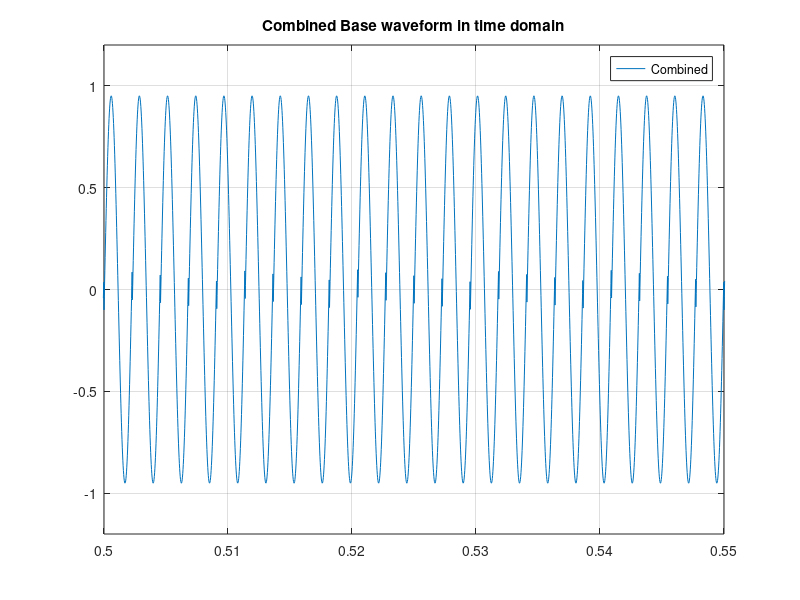
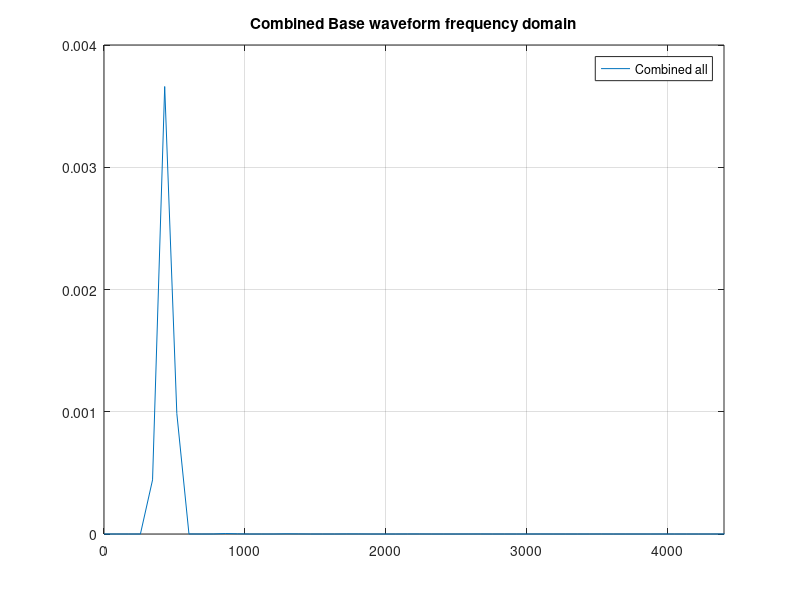

The MATLAB script that drew these images, in order: (Note: this script raises an error after producing the figures.)
%% Basic synthesizer
%
% Basic sythesizer capabilities to reproduce sounds
%
%

clearvars
close all
addpath(genpath('Functions'))

%% Global input definition

fs  = 44100/1;  % [Hz] sampling rate for payback
f0  = 440.0;    % [Hz] fundamental frequency
AmpSine   = 1;    % [-] Wave's base amplitude
AmpSquare = 1;    % [-] Wave's base amplitude
AmpTriangle = 1;    % [-] Wave's base amplitude
AmpSaw   = 1;    % [-] Wave's base amplitude
DurTotal = 2; % [s] total time duration of note 
Tvec = 0:1/fs:DurTotal;  % [s] time vector

% Base waveform is an addition of multiple waves
sine_coeff   = 1; % from 0 to 1 
square_coeff = 0; % from 0 to 1 
triangle_coeff = 0; % from 0 to 1 
sawtooth_coeff = 0.1; % from 0 to 1 

% Envelope settings (linear only for now)
Att_val = 0.1; % [s] attack: time from 0 to max Amplitude (0 means basically no attack phase, going directly to max)
Att_over_val = 1.2; % level of overshoot in the attack phase
Dec_val = 0.6; % [s] decay: time from max Amplitude to nominal amplitude (0 means o decay phase, foing directly to sustain amplitude)
Sus_val = 1.5; % [s] sustain: time the sound is kept to nominal amplitude (100 keeps the set amplitude, 0 means decay finishes directly to silence )
Sus_level = 1;
Rel_val = 1; % [s] release: time from nominal to zero amplitude (0 means instantaneous transition from sustain to silence. If sustain 0 then release is automatically 0)

%% Choose options

%make inputs for combining all the below

%% Waveform definition 

% Suggestions found online: 
%   Lead : Square, Saw
%   Pad : Square, Saw
%   Basses : Triangle, Square, Saw
%   Sub-Bass : Sine, Triangle

% Sine wave
BaseWave.sine.Tdom = AmpSine*sin(2*pi*f0*Tvec);
[BaseWave.sine.Fdom.S,BaseWave.sine.Fdom.f] = pwelch(BaseWave.sine.Tdom ,[],[],[],fs,'onesided');
% sound(BaseWave.sine.Tdom,fs);        
% pause(DurTotal+0.1)

% Square waveform
BaseWave.square.Tdom = AmpSquare*square(2*pi*f0*Tvec);
[BaseWave.square.Fdom.S,BaseWave.square.Fdom.f] = pwelch(BaseWave.square.Tdom ,[],[],[],fs,'onesided');
% sound(BaseWave.square.Tdom,fs);
% pause(DurTotal+0.1)

%Triangle wave from
BaseWave.triangle.Tdom = AmpTriangle*sawtooth(2*pi*f0*Tvec,0.5);
[BaseWave.triangle.Fdom.S,BaseWave.triangle.Fdom.f] = pwelch(BaseWave.triangle.Tdom ,[],[],[],fs,'onesided');
% sound(BaseWave.triangle.Tdom,fs);
% pause(DurTotal+0.1)

% Saw tooth
BaseWave.sawtooth.Tdom = AmpSaw*sawtooth(2*pi*f0*Tvec);
[BaseWave.sawtooth.Fdom.S,BaseWave.sawtooth.Fdom.f] = pwelch(BaseWave.sawtooth.Tdom ,[],[],[],fs,'onesided');
% sound(BaseWave.sawtooth.Tdom,fs);
% pause(DurTotal+0.1)

%Combined all with the coefficients
BaseWave.CombAll.Tdom = sawtooth_coeff*BaseWave.sawtooth.Tdom+square_coeff*BaseWave.square.Tdom+triangle_coeff*BaseWave.triangle.Tdom+sine_coeff*BaseWave.sine.Tdom;
[BaseWave.CombAll.Fdom.S,BaseWave.CombAll.Fdom.f] = pwelch(BaseWave.CombAll.Tdom ,[],[],[],fs,'onesided');
% sound(BaseWave.CombAll.Tdom,fs);
% pause(DurTotal+0.1)

% % plotting in time and frequency domain 
% figure,plot(Tvec,BaseWave.sawtooth.Tdom,Tvec,BaseWave.square.Tdom,Tvec,BaseWave.sine.Tdom,Tvec,BaseWave.triangle.Tdom),...
%     xlim([0.25 0.26]),ylim([-Amp-0.2 Amp+0.2]),legend({'SawTooth' 'Square' 'Sine' 'Triangle'}) ,title('Base waveform time domain'),grid on
% % Frequency domain
% figure,plot(BaseWave.sawtooth.Fdom.f,BaseWave.sawtooth.Fdom.S,BaseWave.square.Fdom.f,BaseWave.square.Fdom.S,BaseWave.sine.Fdom.f,BaseWave.sine.Fdom.S,BaseWave.triangle.Fdom.f,BaseWave.triangle.Fdom.S),...
%     legend({'SawTooth' 'Square' 'Sine' 'Triangle'}) ,title('Base waveform frequency domain'),grid on

% Combined time domain
figure,plot(Tvec,BaseWave.CombAll.Tdom)
xlim([0.5 0.55]),ylim([-AmpSine-0.2 AmpSine+0.2])
legend({'Combined'}) ,title('Combined Base waveform in time domain'),grid on
% Combined frequency domain
figure,plot(BaseWave.CombAll.Fdom.f,BaseWave.CombAll.Fdom.S)
legend({'Combined all'}) ,title('Combined Base waveform frequency domain'),grid on
xlim([0 f0*10])

%% Envelope definition ADSR (attack, decay, sustain, release)

% multiply the whole waveform time with a time dependent shape function based on ADSR
ADSR_env = calculate_ADSR(fs,Tvec,Att_val,Att_over_val,Dec_val,Sus_val,Sus_level,Rel_val,'linear');
BaseWave.CombAll.Tdom = ADSR_env.*BaseWave.CombAll.Tdom;
sound(BaseWave.CombAll.Tdom,fs);
pause(DurTotal+0.1)

% plot time series after applying envelope
figure,plot(Tvec,BaseWave.CombAll.Tdom)
ylim([-AmpSine-0.2 AmpSine+0.2])
legend({'Combined'}) ,title('Combined Base waveform in time domain'),grid on

%% Low frequency occilator (LFO)
aa=1;


%% Harmonics manipulation


%% Filters

% low pass filter

% high pass filter

% Band pass filter

% band stop filter


%% Effects
        
        